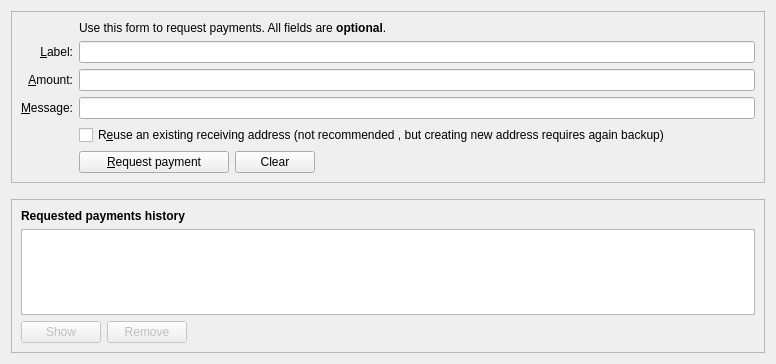
<?xml version="1.0" encoding="UTF-8"?>
<ui version="4.0">
 <class>ReceiveCoinsDialog</class>
 <widget class="QWidget" name="ReceiveCoinsDialog">
  <property name="geometry">
   <rect>
    <x>0</x>
    <y>0</y>
    <width>776</width>
    <height>364</height>
   </rect>
  </property>
  <layout class="QVBoxLayout" name="verticalLayout" stretch="0,0,1">
   <item>
    <widget class="QFrame" name="frame2">
     <property name="sizePolicy">
      <sizepolicy hsizetype="Preferred" vsizetype="Expanding">
       <horstretch>0</horstretch>
       <verstretch>0</verstretch>
      </sizepolicy>
     </property>
     <property name="frameShape">
      <enum>QFrame::StyledPanel</enum>
     </property>
     <property name="frameShadow">
      <enum>QFrame::Sunken</enum>
     </property>
     <layout class="QVBoxLayout" name="verticalLayout_3">
      <item>
       <layout class="QGridLayout" name="gridLayout">
        <item row="7" column="2">
         <widget class="QCheckBox" name="reuseAddress">
          <property name="toolTip">
           <string>Reuse one of the previously used receiving addresses. Reusing addresses has security and privacy issues. Do not use this unless re-generating a payment request made before.</string>
          </property>
          <property name="text">
           <string>R&amp;euse an existing receiving address (not recommended , but creating new address requires again backup)</string>
          </property>
         </widget>
        </item>
        <item row="7" column="0">
         <widget class="QLabel" name="label_4">
          <property name="text">
           <string/>
          </property>
         </widget>
        </item>
        <item row="6" column="0">
         <widget class="QLabel" name="label_3">
          <property name="toolTip">
           <string>An optional message to attach to the payment request, which will be displayed when the request is opened. Note: The message will not be sent with the payment over the Infinitecoin network.</string>
          </property>
          <property name="text">
           <string>&amp;Message:</string>
          </property>
          <property name="alignment">
           <set>Qt::AlignRight|Qt::AlignTrailing|Qt::AlignVCenter</set>
          </property>
          <property name="buddy">
           <cstring>reqMessage</cstring>
          </property>
         </widget>
        </item>
        <item row="4" column="2">
         <widget class="QLineEdit" name="reqLabel">
          <property name="toolTip">
           <string>An optional label to associate with the new receiving address.</string>
          </property>
         </widget>
        </item>
        <item row="6" column="2">
         <widget class="QLineEdit" name="reqMessage">
          <property name="toolTip">
           <string>An optional message to attach to the payment request, which will be displayed when the request is opened. Note: The message will not be sent with the payment over the Infinitecoin network.</string>
          </property>
         </widget>
        </item>
        <item row="2" column="2">
         <widget class="QLabel" name="label_5">
          <property name="text">
           <string>Use this form to request payments. All fields are &lt;b&gt;optional&lt;/b&gt;.</string>
          </property>
         </widget>
        </item>
        <item row="4" column="0">
         <widget class="QLabel" name="label_2">
          <property name="toolTip">
           <string>An optional label to associate with the new receiving address.</string>
          </property>
          <property name="text">
           <string>&amp;Label:</string>
          </property>
          <property name="alignment">
           <set>Qt::AlignRight|Qt::AlignTrailing|Qt::AlignVCenter</set>
          </property>
          <property name="buddy">
           <cstring>reqLabel</cstring>
          </property>
         </widget>
        </item>
        <item row="5" column="0">
         <widget class="QLabel" name="label">
          <property name="toolTip">
           <string>An optional amount to request. Leave this empty or zero to not request a specific amount.</string>
          </property>
          <property name="text">
           <string>&amp;Amount:</string>
          </property>
          <property name="alignment">
           <set>Qt::AlignRight|Qt::AlignTrailing|Qt::AlignVCenter</set>
          </property>
          <property name="buddy">
           <cstring>reqAmount</cstring>
          </property>
         </widget>
        </item>
        <item row="5" column="2">
         <widget class="BitcoinAmountField" name="reqAmount">
          <property name="minimumSize">
           <size>
            <width>80</width>
            <height>0</height>
           </size>
          </property>
          <property name="toolTip">
           <string>An optional amount to request. Leave this empty or zero to not request a specific amount.</string>
          </property>
         </widget>
        </item>
        <item row="8" column="2">
         <layout class="QHBoxLayout" name="horizontalLayout">
          <item>
           <widget class="QPushButton" name="receiveButton">
            <property name="minimumSize">
             <size>
              <width>150</width>
              <height>0</height>
             </size>
            </property>
            <property name="text">
             <string>&amp;Request payment</string>
            </property>
            <property name="icon">
             <iconset resource="../bitcoin.qrc">
              <normaloff>:/icons/receiving_addresses</normaloff>:/icons/receiving_addresses</iconset>
            </property>
           </widget>
          </item>
          <item>
           <widget class="QPushButton" name="clearButton">
            <property name="sizePolicy">
             <sizepolicy hsizetype="Minimum" vsizetype="Fixed">
              <horstretch>0</horstretch>
              <verstretch>0</verstretch>
             </sizepolicy>
            </property>
            <property name="toolTip">
             <string>Clear all fields of the form.</string>
            </property>
            <property name="text">
             <string>Clear</string>
            </property>
            <property name="icon">
             <iconset resource="../bitcoin.qrc">
              <normaloff>:/icons/remove</normaloff>:/icons/remove</iconset>
            </property>
            <property name="autoDefault">
             <bool>false</bool>
            </property>
           </widget>
          </item>
          <item>
           <spacer name="horizontalSpacer">
            <property name="orientation">
             <enum>Qt::Horizontal</enum>
            </property>
            <property name="sizeHint" stdset="0">
             <size>
              <width>40</width>
              <height>20</height>
             </size>
            </property>
           </spacer>
          </item>
         </layout>
        </item>
        <item row="8" column="0">
         <widget class="QLabel" name="label_7">
          <property name="text">
           <string/>
          </property>
         </widget>
        </item>
       </layout>
      </item>
     </layout>
    </widget>
   </item>
   <item>
    <spacer name="verticalSpacer_2">
     <property name="orientation">
      <enum>Qt::Vertical</enum>
     </property>
     <property name="sizeHint" stdset="0">
      <size>
       <width>20</width>
       <height>10</height>
      </size>
     </property>
    </spacer>
   </item>
   <item>
    <widget class="QFrame" name="frame">
     <property name="sizePolicy">
      <sizepolicy hsizetype="Preferred" vsizetype="Expanding">
       <horstretch>0</horstretch>
       <verstretch>0</verstretch>
      </sizepolicy>
     </property>
     <property name="frameShape">
      <enum>QFrame::StyledPanel</enum>
     </property>
     <property name="frameShadow">
      <enum>QFrame::Raised</enum>
     </property>
     <layout class="QVBoxLayout" name="verticalLayout_2">
      <item>
       <widget class="QLabel" name="label_6">
        <property name="font">
         <font>
          <weight>75</weight>
          <bold>true</bold>
         </font>
        </property>
        <property name="text">
         <string>Requested payments history</string>
        </property>
       </widget>
      </item>
      <item>
       <widget class="QTableView" name="recentRequestsView">
        <property name="contextMenuPolicy">
         <enum>Qt::CustomContextMenu</enum>
        </property>
        <property name="tabKeyNavigation">
         <bool>false</bool>
        </property>
        <property name="sortingEnabled">
         <bool>true</bool>
        </property>
       </widget>
      </item>
      <item>
       <layout class="QHBoxLayout" name="horizontalLayout_2">
        <item>
         <widget class="QPushButton" name="showRequestButton">
          <property name="enabled">
           <bool>false</bool>
          </property>
          <property name="toolTip">
           <string>Show the selected request (does the same as double clicking an entry)</string>
          </property>
          <property name="text">
           <string>Show</string>
          </property>
          <property name="icon">
           <iconset resource="../bitcoin.qrc">
            <normaloff>:/icons/edit</normaloff>:/icons/edit</iconset>
          </property>
          <property name="autoDefault">
           <bool>false</bool>
          </property>
         </widget>
        </item>
        <item>
         <widget class="QPushButton" name="removeRequestButton">
          <property name="enabled">
           <bool>false</bool>
          </property>
          <property name="toolTip">
           <string>Remove the selected entries from the list</string>
          </property>
          <property name="text">
           <string>Remove</string>
          </property>
          <property name="icon">
           <iconset resource="../bitcoin.qrc">
            <normaloff>:/icons/remove</normaloff>:/icons/remove</iconset>
          </property>
          <property name="autoDefault">
           <bool>false</bool>
          </property>
         </widget>
        </item>
        <item>
         <spacer name="horizontalSpacer_2">
          <property name="orientation">
           <enum>Qt::Horizontal</enum>
          </property>
          <property name="sizeHint" stdset="0">
           <size>
            <width>40</width>
            <height>20</height>
           </size>
          </property>
         </spacer>
        </item>
       </layout>
      </item>
     </layout>
    </widget>
   </item>
  </layout>
 </widget>
 <customwidgets>
  <customwidget>
   <class>BitcoinAmountField</class>
   <extends>QLineEdit</extends>
   <header>bitcoinamountfield.h</header>
   <container>1</container>
  </customwidget>
 </customwidgets>
 <tabstops>
  <tabstop>reqLabel</tabstop>
  <tabstop>reqAmount</tabstop>
  <tabstop>reqMessage</tabstop>
  <tabstop>reuseAddress</tabstop>
  <tabstop>receiveButton</tabstop>
  <tabstop>clearButton</tabstop>
  <tabstop>recentRequestsView</tabstop>
  <tabstop>showRequestButton</tabstop>
  <tabstop>removeRequestButton</tabstop>
 </tabstops>
 <resources>
  <include location="../bitcoin.qrc"/>
 </resources>
 <connections/>
</ui>
